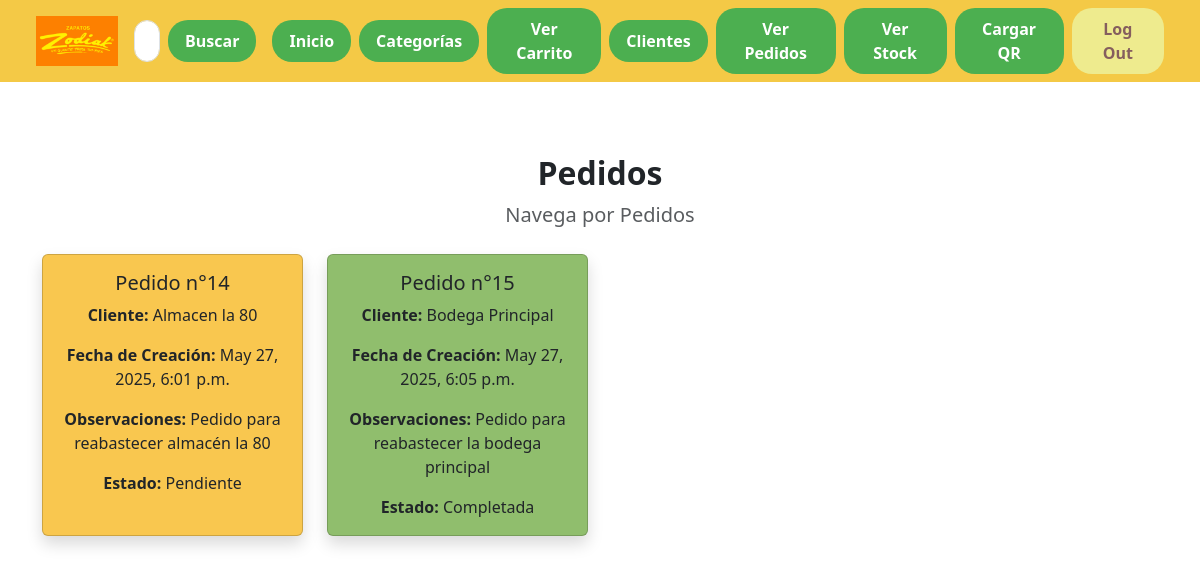
The page /ver_pedidos/ (signed in) on the database as committed earlier.
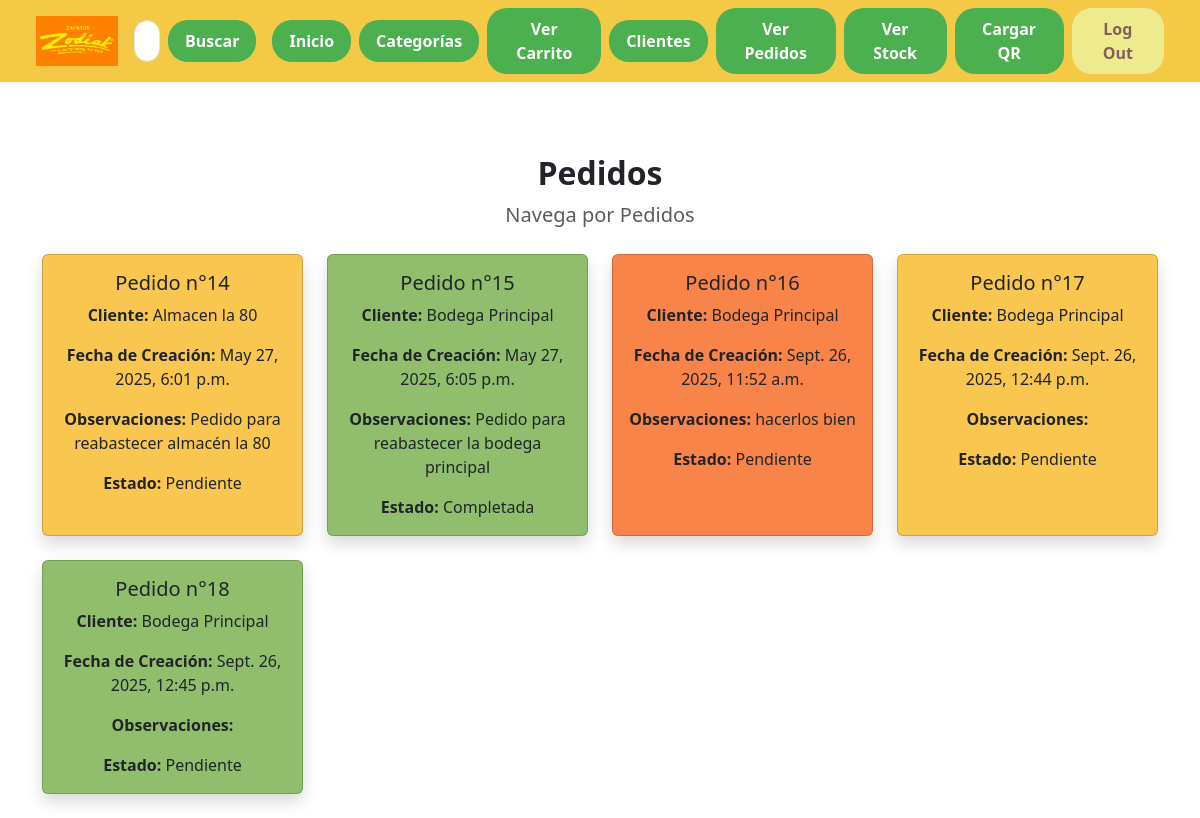
The same page on the database as committed later.
### app1/models.py (models this page shows)
class Pedido(models.Model):
    ESTADO_CHOICES = [
        ('Pendiente', 'Pendiente'),
        ('Completada', 'Completada'),
        ('Anulada', 'Anulada'),
    ]
    empleado = models.ForeignKey(Empleado, on_delete=models.CASCADE, null=True, blank=True) # Relación uno a muchos con la tabla Empleado
    fecha_creacion = models.DateTimeField(auto_now_add=True)
    fecha_terminacion = models.DateTimeField(null=True, blank=True) # La fecha de terminación es opcional
    estado = models.CharField(max_length=10, choices=ESTADO_CHOICES, default='Pendiente') # El estado por defecto es pendiente
    observaciones = models.TextField(default='Sin observaciones', null=True, blank=True) # El campo observaciones es opcional
    cliente = models.ForeignKey(Cliente, on_delete=models.CASCADE) # Relación uno a muchos con la tabla Cliente

class Cliente(models.Model):
    nombre = models.CharField(max_length=100, unique=True)
    direccion = models.CharField(max_length=200)
    telefono = models.CharField(max_length=15)
    correo = models.EmailField()

### app1/views.py (the view)
# urls.py: path("ver_pedidos/", PedidoListView.as_view(), name="ver_pedidos"),
class PedidoListView(LoginRequiredMixin, ListView):
    model = Pedido
    template_name = 'ver_pedidos.html'
    context_object_name = 'pedidos'
    def get_queryset(self):
        return Pedido.objects.select_related('cliente').all()

### app1/templates/ver_pedidos.html
{% extends "base.html" %}
{% load static %}
{% block content %}
<div class="container mt-5">
    <div class="text-center mb-4">
        <h2 class="fw-bold">Pedidos</h2>
        <p class="fs-5 text-muted">Navega por Pedidos</p>
    </div>
    <div class="row row-cols-1 row-cols-sm-2 row-cols-md-3 row-cols-lg-4 g-4">
        {% for p in pedidos %}
        <div class="col">
            <a href="{% url 'ver_zapatos_pedido' p.id %}" class="text-decoration-none">
                <div class="card h-100 shadow" style="background-color: {% cycle '#f9c74f' '#90be6d' '#f9844a' %};">
                    <div class="card-body text-center">
                        <h5 class="card-title">Pedido n°{{ p.id }}</h5>
                        <p class="card-text"><b>Cliente:</b> {{ p.cliente.nombre }}</p>
                        <p class="card-text"><b>Fecha de Creación:</b> {{ p.fecha_creacion }}</p>
                        <p class="card-text"><b>Observaciones:</b> {{ p.observaciones }}</p>
                        <p class="card-text"><b>Estado:</b> {{ p.estado }}</p>
                    </div>
                </div>
            </a>
        </div>
        {% endfor %}
    </div>
</div>
{% endblock %}

Rows that differ between the two databases and show on the page:
added Pedido: id "16", cliente.nombre "Bodega Principal", fecha_creacion "Sept. 26, 2025, 11:52 a.m.", observaciones "hacerlos bien", estado "Pendiente"
added Pedido: id "17", cliente.nombre "Bodega Principal", fecha_creacion "Sept. 26, 2025, 12:44 p.m.", estado "Pendiente"
added Pedido: id "18", cliente.nombre "Bodega Principal", fecha_creacion "Sept. 26, 2025, 12:45 p.m.", estado "Pendiente"
